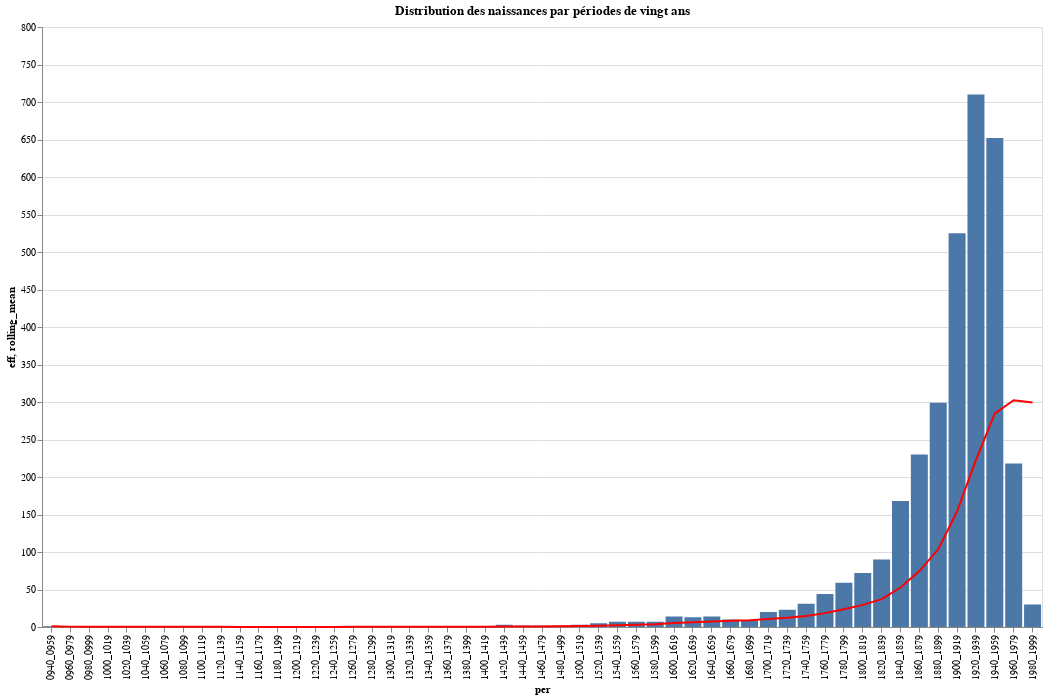

Here is the notebook cell this chart was saved with:
### Code cell
### Ajouter une moyenne glissante
# Documentation:
#     https://joelostblom.github.io/altair-docs/gallery/bar_with_rolling_mean.html

## https://altair-viz.github.io/user_guide/data.html
data_trsf = alt.Data(values=data)

bar = alt.Chart(data_trsf).mark_bar().encode(
    x='per:N',
    y='eff:Q',
    tooltip=('eff:Q', 'names:N')
   
)

line = alt.Chart(data_trsf).mark_line(color='red').transform_window(
    # The field to average
    rolling_mean='mean(eff)',
    # The number of values before and after the current value to include.
    frame=[-9, 0]
).encode(
    x='per:O',
    y='rolling_mean:Q'
)

(bar + line).properties(height= 600, width=1000,  title = 'Distribution des naissances par périodes de vingt ans')
